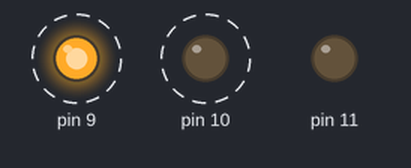
Simulated run of this sketch. Board: Arduino Uno, built with avr-gcc and run on an emulated ATmega328P. Parts: output pins drawn as LEDs (lit = HIGH). Dashed ring = blinking.

Above: at 0.5 s.
Timing chart, 0 to 4.6 s (numbered marks = the images above):
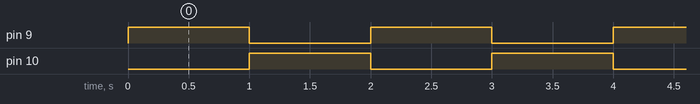

The sketch:

LED_3.ino
```cpp
void setup() {
}

void loop() {
  analogWrite(9, 255);
  analogWrite(10, 0);
  analogWrite(11, 0);
  delay(1000);

  analogWrite(9, 0);
  analogWrite(10, 255);
  analogWrite(11, 0);
  delay(1000);
}
```

Measured:
- by itself, pin 9, pin 10: alternates HIGH for 1.0 s and LOW for 1.0 s
